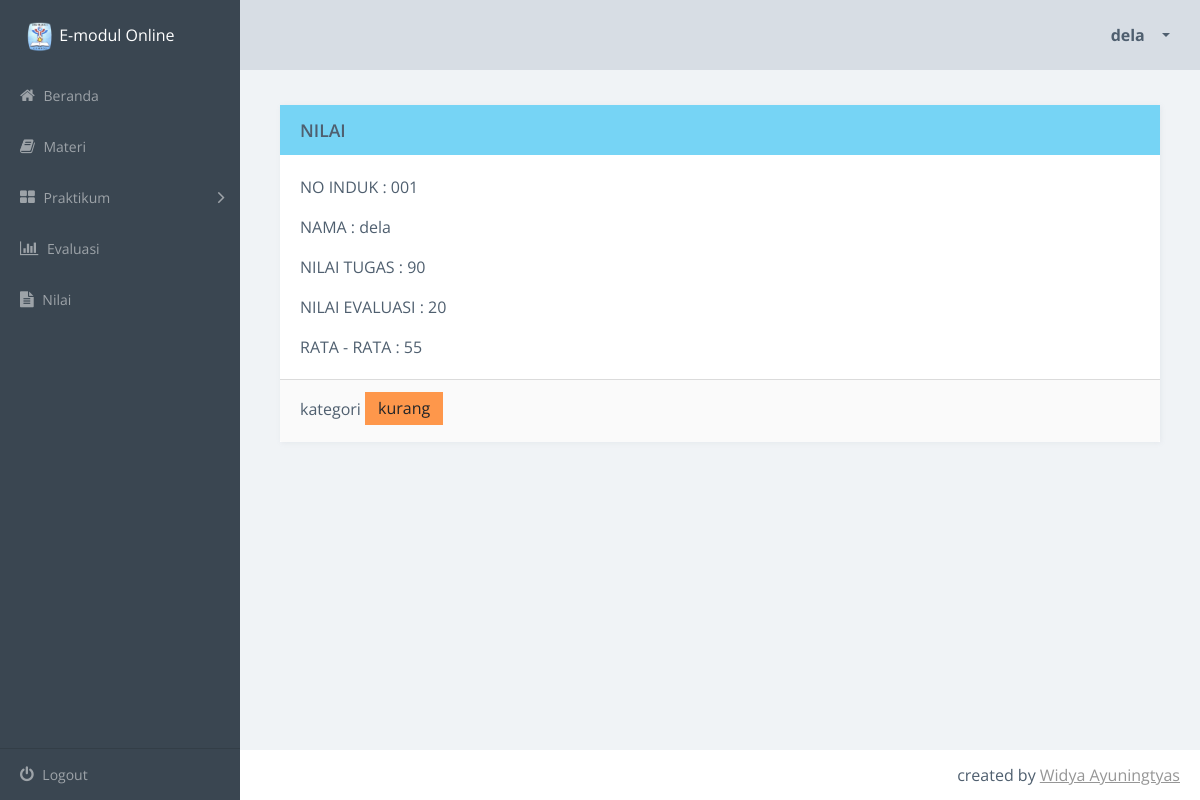
/nilaiSiswa.php (signed in), run on the app's committed database.
### tables this page shows
CREATE TABLE `siswa` (
  `id_siswa` int(10) NOT NULL AUTO_INCREMENT,
  `nis` varchar(10) DEFAULT NULL,
  `nama` varchar(100) DEFAULT NULL,
  PRIMARY KEY (`id_siswa`)
);

CREATE TABLE `nilai` (
  `id_nilai` int(11) NOT NULL AUTO_INCREMENT,
  `no_induk` varchar(10) DEFAULT NULL,
  `nilai_tugas` varchar(5) DEFAULT NULL,
  `nilai_evaluasi` varchar(5) DEFAULT NULL,
  PRIMARY KEY (`id_nilai`)
);

### nilaiSiswa.php (the view, shortened to what this page needs)
<?php
include_once("config.php");
$nama = $_SESSION['username'];
$no_induk = mysqli_query($conn, "SELECT * FROM siswa WHERE nama = '$nama'");
$data = mysqli_fetch_array($no_induk);
$nis = $data['nis'];
$n = mysqli_query($conn, "SELECT * FROM nilai WHERE no_induk = $nis");
$nilai = mysqli_fetch_array($n);
?>
<!doctype html>
<html class="no-js" lang="en">
    <head>
        <link rel="stylesheet" href="css/vendor.css">
        <link rel="stylesheet" href="css/app-blue.css">
        <link rel="stylesheet" type="text/css" href="css/jquery.dataTables.min.css">
    </head>
    <body>
        <div class="main-wrapper">
            <div class="app" id="app">
                <header class="header">
                    <div class="header-block header-block-nav">
                        <ul class="nav-profile">
                            <li class="profile dropdown">
                                <a class="nav-link dropdown-toggle" data-toggle="dropdown" href="#" role="button" aria-haspopup="true" aria-expanded="false">
                                    <span class="name"> <?php echo $_SESSION['username']; ?> </span>
                                </a>
                            </li>
                        </ul>
                    </div>
                </header>
                <aside class="sidebar">
                    <div class="sidebar-container">
                        <div class="sidebar-header">
                            <div class="brand">
                                <div>
                                    <img src="assets/logosmk.png" width="30" height="30"> E-modul Online
                                </div>
                            </div>
                        </div>
                        <nav class="menu">
                            <ul class="sidebar-menu metismenu" id="sidebar-menu">
                                <li class="">
                                    <a href="indexSiswa.php">
                                        <i class="fa fa-home"></i> Beranda </a>
                                </li>
                                <li class="">
                                    <a href="materiSiswa.php">
                                        <i class="fa fa-book"></i> Materi </a>
                                </li>
                                <li>
                                    <a href="">
                                        <i class="fa fa-th-large"></i> Praktikum
                                        <i class="fa arrow"></i>
                                    </a>
                                </li>
                                <li class="">
                                    <a href="evaluasiSiswa.php">
                                        <i class="fa fa-bar-chart"></i> Evaluasi </a>
                                </li>
                                <li class="">
                                    <a href="nilaiSiswa.php">
                                        <i class="fa fa-file-text"></i> Nilai </a>
                                </li>
                            </ul>
                        </nav>
                    </div>
                    <footer class="sidebar-footer">
                        <ul class="sidebar-menu metismenu" id="customize-menu">
                            <li>
                                <a href="logout.php">
                                    <i class="fa fa-power-off"></i> Logout </a>
                            </li>
                        </ul>
                    </footer>
                </aside>
                <article class="content dashboard-page">
                    <section>
                        <div class="row">
                            <div class="col-xl-12">
                                <div class="card card-info">
                                    <div class="card-header">
                                        <div class="header-block">
                                            <p class="title"> NILAI</p>
                                        </div>
                                    </div>
                                    <?php
                                    $a = $nilai['nilai_tugas'];
                                    $b = $nilai['nilai_evaluasi'];
                                    $c = $a + $b;
                                    $r = $c / 2 ;
                                    ?>
                                    <div class="card-block">
                                        NO INDUK : <?php echo $nis ?></p>
                                        NAMA : <?php echo $_SESSION['username'] ?></p>
                                        NILAI TUGAS : <?php echo $nilai['nilai_tugas'] ?></p>
                                        NILAI EVALUASI : <?php echo $nilai['nilai_evaluasi'] ?></p>
                                        RATA - RATA : <?php echo $r ?>
                                    </div>
                                    <?php
                                    if($r >= 90)
                                    {
                                        $k = "<button type='button' class='btn btn-success'>sangat baik</button>";
                                    }elseif($r >= 80 AND $r <= 90)
                                    {
                                        $k = "<button type='button' class='btn btn-success'>baik</button>";
                                    }elseif($r >= 70 AND $r <=80)
                                    {
                                        $k = "<button type='button' class='btn btn-success'>cukup</button>";
                                    }elseif($r <= 70 AND $r >= 50)
                                    {
                                        $k = "<button type='button' class='btn btn-warning'>kurang</button>";
                                    }elseif($r <= 50)
                                    {
                                        $k = "<button type='button' class='btn btn-danger'>mengulang</button>";
                                    }
                                    ?>
                                    <div class="card-footer">kategori <?php echo $k ?></div>
                                </div>
                            </div>
                        </div>
                    </section>
                </article>
                <footer class="footer">
                    <div class="footer-block author">
                        <ul>
                            <li> created by
                                <a href="#">Widya Ayuningtyas</a>
                            </li>
                        </ul>
                    </div>
                </footer>
    </body>
</html>

### data on the page
siswa: nis "001"
nilai: nilai_tugas "90", nilai_evaluasi "20", r "55"

### other printed values
$_SESSION['username'] "dela"
